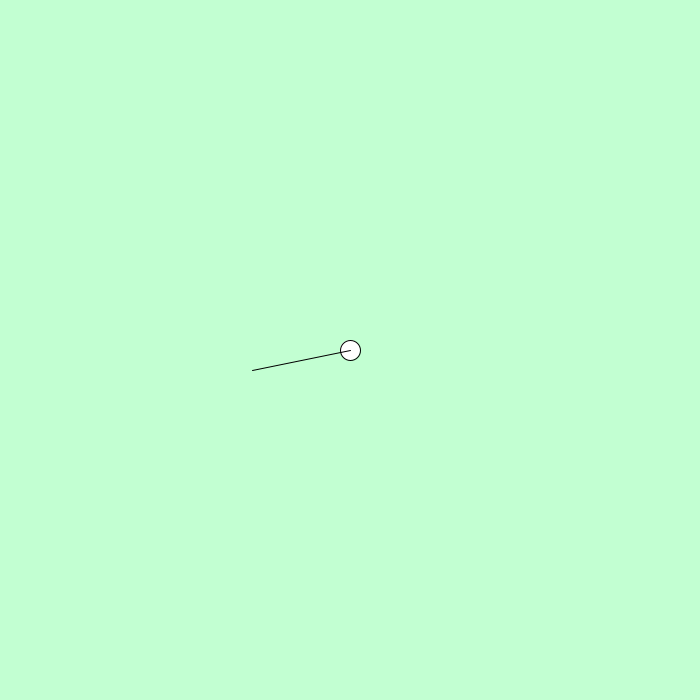
Frame 1 (no input)
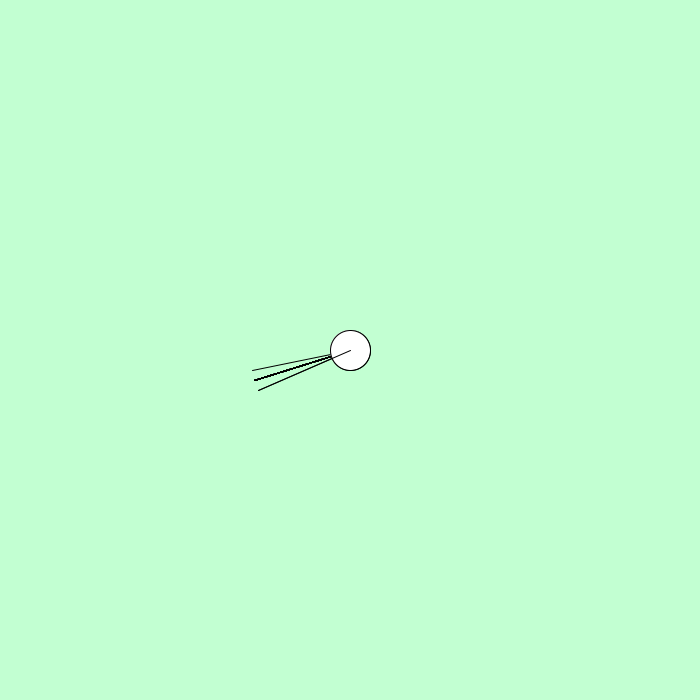
Frame 60 (the mouse pressed at the canvas centre just before this capture)
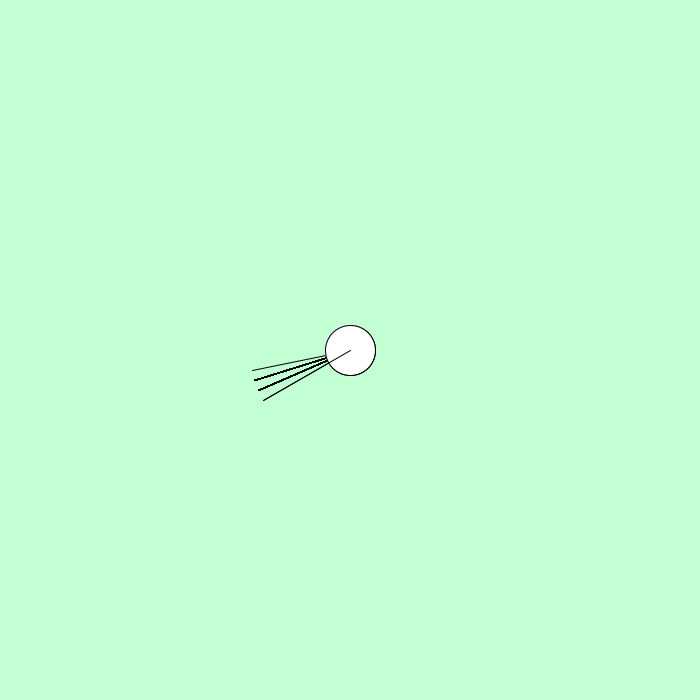
Frame 120 (the mouse held since frame 60 and released just before this capture)

The Processing sketch that drew these frames (run headless with seeded random() and noise(); from frame 60 on, the mouse is pressed at the canvas centre):

// Processing sketch: Classwork11_21_24
// ── Classwork11_21_24.pde
//keeping track of information

//cartesian grids
//radial grids
//relative structures
//anything else? 

// Initialize Global Variables

int x = 0; 
int y = 0; 
int r = 50; 
int s = 0; //seconds 
float mx = 0; //minute x 
float my = 0; //minute y

// End Global Variables 


//Global Function
void setup() {
  size(700, 700);
  background(194, 255, 210);
  pixelDensity(2);

  
  x = width / 2;
  y = height / 2;
  

  
  
}



//Global Function
void draw(){
  //Seconds Math
  r = s;
  s = second(); //void draw infinite loop so size keeps changing 
  r = s*10;
  //print(r + "\n");
  println(r);
  
  //Minute Math
  //ellipseMode(CORNER); // Center is used for static non-changing variables

  
  // Minute Math
  float currentMinute=map(second(), 0, 60, 0, TWO_PI)- HALF_PI;
  
  mx = width/2 + 100*sin(currentMinute);
  my = height/2 + 100*cos(currentMinute);
  
  println(mx);
  
  circle(x,y,r);
  line(x,y,mx, my);
  
}
